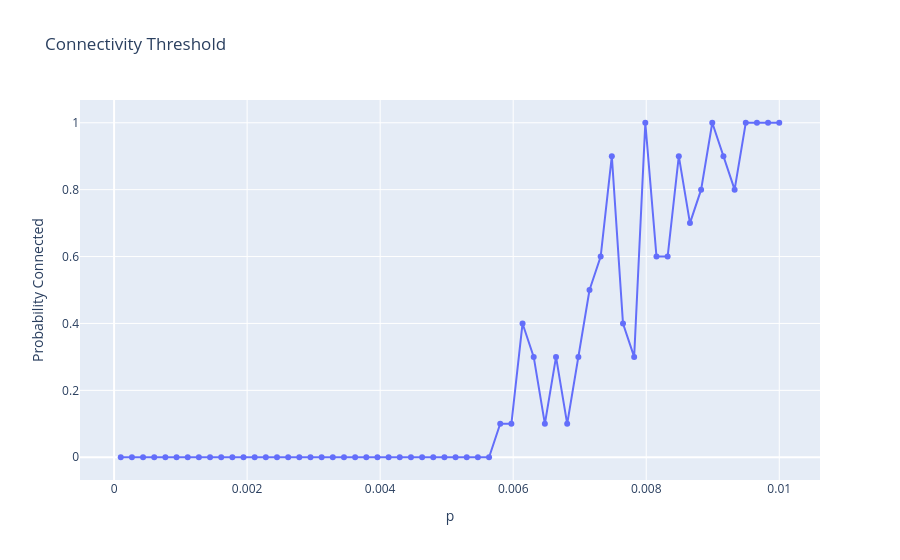

Write notebook code for a chart like this one.
### Markdown cell above
**3.2 Connectivity Threshold**

### Code cell
num_trials = 10

prob_connected = []

for p in p_values:

    count = 0

    for _ in range(num_trials):

        G = nx.erdos_renyi_graph(n,p)

        if nx.is_connected(G):
            count += 1

    prob_connected.append(
        count/num_trials
    )

fig = px.line(
    x=p_values,
    y=prob_connected,
    markers=True,
    title="Connectivity Threshold"
)

fig.update_layout(
    xaxis_title="p",
    yaxis_title="Probability Connected"
)

fig.show()

### Figure 1 — Plotly figure (JSON) as saved in the notebook; plotly's stock layout.template omitted (floating-point values rounded to 4 significant figures)
{"data": [{"hovertemplate": "x=%{x}<br>y=%{y}<extra></extra>", "legendgroup": "", "line": {"color": "#636efa", "dash": "solid"}, "marker": {"symbol": "circle"}, "mode": "lines+markers", "name": "", "orientation": "v", "showlegend": false, "type": "scatter", "x": [0.0001, 0.0002678, 0.0004356, 0.0006034, 0.0007712, 0.000939, 0.001107, 0.001275, 0.001442, 0.00161, 0.001778, 0.001946, 0.002114, 0.002281, 0.002449, 0.002617, 0.002785, 0.002953, 0.00312, 0.003288, 0.003456, 0.003624, 0.003792, 0.003959, 0.004127, 0.004295, 0.004463, 0.004631, 0.004798, 0.004966, 0.005134, 0.005302, 0.005469, 0.005637, 0.005805, 0.005973, 0.006141, 0.006308, 0.006476, 0.006644, 0.006812, 0.00698, 0.007147, 0.007315, 0.007483, 0.007651, 0.007819, 0.007986, 0.008154, 0.008322, 0.00849, 0.008658, 0.008825, 0.008993, 0.009161, 0.009329, 0.009497, 0.009664, 0.009832, 0.01], "xaxis": "x", "y": [0, 0, 0, 0, 0, 0, 0, 0, 0, 0, 0, 0, 0, 0, 0, 0, 0, 0, 0, 0, 0, 0, 0, 0, 0, 0, 0, 0, 0, 0, 0, 0, 0, 0, 0.1, 0.1, 0.4, 0.3, 0.1, 0.3, 0.1, 0.3, 0.5, 0.6, 0.9, 0.4, 0.3, 1, 0.6, 0.6, 0.9, 0.7, 0.8, 1, 0.9, 0.8, 1, 1, 1, 1], "yaxis": "y"}], "layout": {"legend": {"tracegroupgap": 0}, "title": {"text": "Connectivity Threshold"}, "xaxis": {"anchor": "y", "domain": [0, 1], "title": {"text": "p"}}, "yaxis": {"anchor": "x", "domain": [0, 1], "title": {"text": "Probability Connected"}}}}
